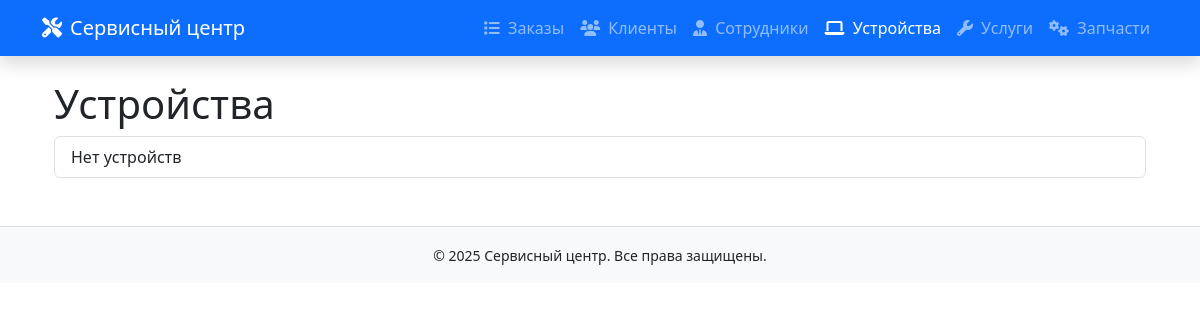
Page /serv/devices/ on the earlier database version.
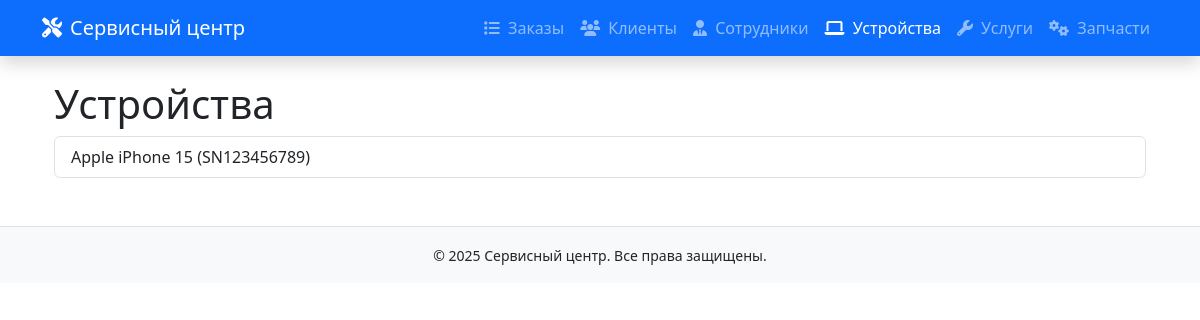
Same page on the later database version.
### SAMserv/models.py (models this page shows, shortened)
class Device(models.Model):
    brand = models.CharField(max_length=50)
    model = models.CharField(max_length=50)
    serial_number = models.CharField(max_length=50)
    appearance = models.TextField()

### SAMserv/views.py (the view)
# urls.py: path('devices/', views.device_list, name='device-list'),
def device_list(request):
    devices = Device.objects.all()
    return render(request, 'devices/device_list.html', {'devices': devices})

### SAMserv/templates/devices/device_list.html (shortened to what this page needs)
{% extends 'base.html' %}
{% block content %}
<div class="container">
    <h1>Устройства</h1>
    <ul class="list-group">
        {% for dev in devices %}
            <li class="list-group-item">
                {{ dev.brand }} {{ dev.model }} ({{ dev.serial_number }})
            </li>
        {% empty %}
            <li class="list-group-item">Нет устройств</li>
        {% endfor %}
    </ul>
</div>
{% endblock %}

Differences in the rows shown:
added Device: brand "Apple", model "iPhone 15", serial_number "SN123456789"
Other differences:
text no longer shown: "Нет устройств"
